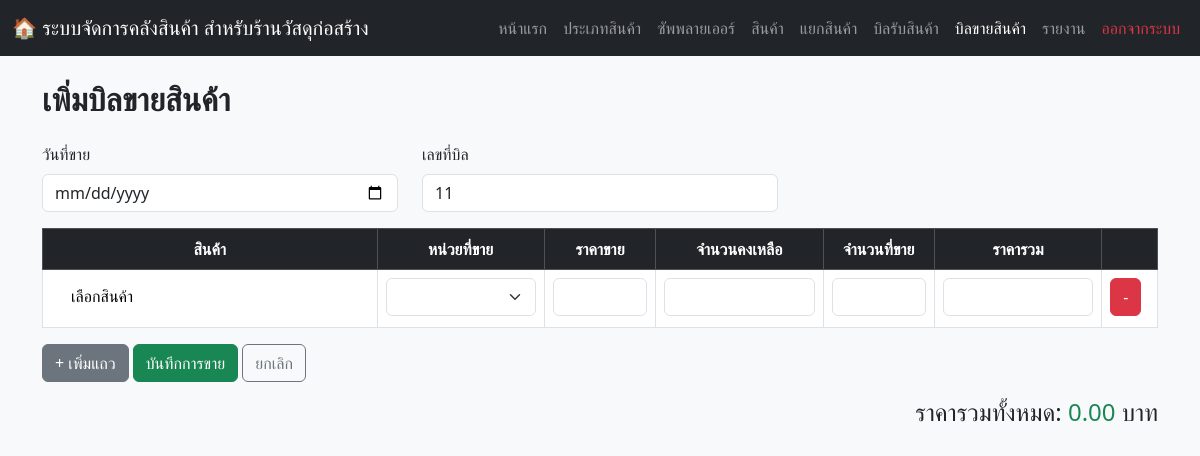
The app's page /stock_out_add.php (signed in), older data.
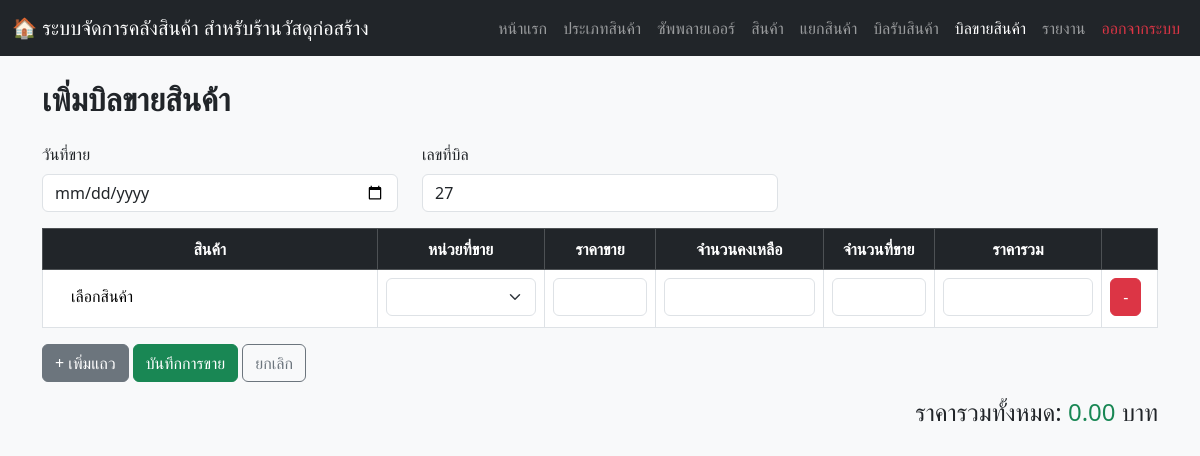
The same page, newer data.
### tables this page shows
CREATE TABLE `sales` (
  `sale_id` int(11) NOT NULL,
  `user_id` int(11) DEFAULT NULL,
  `sale_date` date DEFAULT NULL,
  `total_amount` decimal(12,2) DEFAULT NULL
);

### stock_out_add.php (the view, shortened to what this page needs)
<?php
include 'connection.php';
$sql_last_bill = "SELECT sale_id FROM sales ORDER BY sale_id DESC LIMIT 1";
$result_last_bill = $conn->query($sql_last_bill);
if ($result_last_bill->num_rows > 0) {
    $last_bill = $result_last_bill->fetch_assoc()['sale_id'];
} else {
    $last_bill = 0;
}
?>
<!DOCTYPE html>
<html lang="th">
<head>
<link href="https://cdn.jsdelivr.net/npm/bootstrap@5.3.2/dist/css/bootstrap.min.css" rel="stylesheet">
<link href="https://cdn.jsdelivr.net/npm/select2@4.1.0-rc.0/dist/css/select2.min.css" rel="stylesheet" />
<link rel="stylesheet" href="https://cdn.jsdelivr.net/npm/select2-bootstrap-5-theme@1.3.0/dist/select2-bootstrap-5-theme.min.css" />
</head>
<body class="bg-light">
  <nav class="navbar navbar-expand-lg navbar-dark bg-dark no-print">
    <div class="container-fluid">
      <a class="navbar-brand" href="#">🏠 ระบบจัดการคลังสินค้า สำหรับร้านวัสดุก่อสร้าง</a>
      <div class="collapse navbar-collapse" id="navbarNav">
        <ul class="navbar-nav ms-auto">
          <li class="nav-item"><a class="nav-link" href="homepage.php">หน้าแรก</a></li>
          <li class="nav-item"><a class="nav-link" href="categories.php">ประเภทสินค้า</a></li>
          <li class="nav-item"><a class="nav-link " href="suppliers.php">ซัพพลายเออร์</a></li>
          <li class="nav-item"><a class="nav-link" href="products.php">สินค้า</a></li>
          <li class="nav-item"><a class="nav-link" href="product_split.php">แยกสินค้า</a></li>
        <li class="nav-item"><a class="nav-link" href="warehouse_page.php">บิลรับสินค้า</a></li>
        <li class="nav-item"><a class="nav-link active" href="warehouse_sale.php">บิลขายสินค้า</a></li>
          <li class="nav-item"><a class="nav-link " href="report.php">รายงาน</a></li>
          <li class="nav-item"><a class="nav-link text-danger" href="logout.php">ออกจากระบบ</a></li>
        </ul>
      </div>
    </div>
  </nav>
<div class="container mt-4">
    <h2 class="fw-bold mb-4">เพิ่มบิลขายสินค้า</h2>
    <form action="stock_out_save.php" method="POST" id="sale-form" onsubmit="return confirm('คุณต้องการบันทึกการขายนี้ใช่หรือไม่?');">
        <div class="row mb-3">
    <div class="col-md-4">
        <label for="sale_date" class="form-label">วันที่ขาย</label>
        <input type="date" id="sale_date" name="sale_date" class="form-control" required>
    </div>
    <div class="col-md-4">
        <label class="form-label">เลขที่บิล</label>
        <input type="text" class="form-control" value="<?= $last_bill + 1 ?>" readonly>
    </div>
</div>
        <table class="table table-bordered" style="table-layout: fixed;">
            <thead class="table-dark text-center">
                <tr>
                    <th style="width: 30%;">สินค้า</th>
                    <th style="width: 15%;">หน่วยที่ขาย</th>
                    <th style="width: 10%;">ราคาขาย</th>
                    <th style="width: 15%;">จำนวนคงเหลือ</th>
                    <th style="width: 10%;">จำนวนที่ขาย</th>
                    <th style="width: 15%;">ราคารวม</th>
                    <th style="width: 5%;"></th>
                </tr>
            </thead>
            <tbody id="itemBody">
                <tr>
                    <td>
                    </td>
                    <td>
                        <select name="sale_unit[]" class="form-select sale-unit" required></select>
                    </td>
                    <td><input type="text" class="form-control price text-end" readonly></td>
                    <td><input type="text" class="form-control stock text-center" readonly></td>
                    <td><input type="number" name="quantity[]" class="form-control quantity text-center" min="1" required></td>
                    <td><input type="text" class="form-control row-total text-end" readonly></td>
                    <td><button type="button" class="btn btn-danger btn-remove">-</button></td>
                </tr>
            </tbody>
        </table>
        <button type="button" id="btnAdd" class="btn btn-secondary">+ เพิ่มแถว</button>
        <button type="submit" class="btn btn-success">บันทึกการขาย</button>
        <a href="warehouse_sale.php" class="btn btn-outline-secondary">ยกเลิก</a>
        <div class="mt-3 text-end">
            <h4>ราคารวมทั้งหมด: <span id="totalAmount" class="text-success">0.00</span> บาท</h4>
        </div>
    </form>
</div>
</body>
</html>

Row changes from the older to the newer data that the page shows:
removed sales: sale_id "11"
added sales: sale_id "27"
